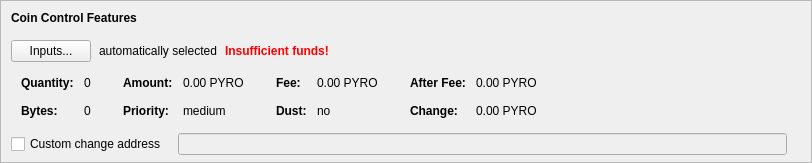
    <widget class="QFrame" name="frameCoinControl">
     <property name="sizePolicy">
      <sizepolicy hsizetype="Expanding" vsizetype="Expanding">
       <horstretch>0</horstretch>
       <verstretch>0</verstretch>
      </sizepolicy>
     </property>
     <property name="maximumSize">
      <size>
       <width>16777215</width>
       <height>16777215</height>
      </size>
     </property>
     <property name="frameShape">
      <enum>QFrame::StyledPanel</enum>
     </property>
     <property name="frameShadow">
      <enum>QFrame::Sunken</enum>
     </property>
     <layout class="QVBoxLayout" name="verticalLayoutCoinControl2">
      <property name="spacing">
       <number>0</number>
      </property>
      <property name="leftMargin">
       <number>0</number>
      </property>
      <property name="topMargin">
       <number>0</number>
      </property>
      <property name="rightMargin">
       <number>0</number>
      </property>
      <property name="bottomMargin">
       <number>6</number>
      </property>
      <item>
       <layout class="QVBoxLayout" name="verticalLayoutCoinControl" stretch="0,0,0,0,1">
        <property name="spacing">
         <number>0</number>
        </property>
        <property name="leftMargin">
         <number>10</number>
        </property>
        <property name="topMargin">
         <number>10</number>
        </property>
        <item>
         <layout class="QHBoxLayout" name="horizontalLayoutCoinControl1">
          <property name="bottomMargin">
           <number>15</number>
          </property>
          <item>
           <widget class="QLabel" name="labelCoinControlFeatures">
            <property name="sizePolicy">
             <sizepolicy hsizetype="Preferred" vsizetype="Maximum">
              <horstretch>0</horstretch>
              <verstretch>0</verstretch>
             </sizepolicy>
            </property>
            <property name="font">
             <font>
              <weight>75</weight>
              <bold>true</bold>
             </font>
            </property>
            <property name="styleSheet">
             <string notr="true">font-weight:bold;</string>
            </property>
            <property name="text">
             <string>Coin Control Features</string>
            </property>
           </widget>
          </item>
         </layout>
        </item>
        <item>
         <layout class="QHBoxLayout" name="horizontalLayoutCoinControl2" stretch="0,0,0,0">
          <property name="spacing">
           <number>8</number>
          </property>
          <property name="bottomMargin">
           <number>10</number>
          </property>
          <item>
           <widget class="QPushButton" name="pushButtonCoinControl">
            <property name="styleSheet">
             <string notr="true"/>
            </property>
            <property name="text">
             <string>Inputs...</string>
            </property>
            <property name="autoDefault">
             <bool>false</bool>
            </property>
           </widget>
          </item>
          <item>
           <widget class="QLabel" name="labelCoinControlAutomaticallySelected">
            <property name="text">
             <string>automatically selected</string>
            </property>
            <property name="margin">
             <number>5</number>
            </property>
           </widget>
          </item>
          <item>
           <widget class="QLabel" name="labelCoinControlInsuffFunds">
            <property name="font">
             <font>
              <weight>75</weight>
              <bold>true</bold>
             </font>
            </property>
            <property name="styleSheet">
             <string notr="true">color:red;font-weight:bold;</string>
            </property>
            <property name="text">
             <string>Insufficient funds!</string>
            </property>
            <property name="margin">
             <number>5</number>
            </property>
           </widget>
          </item>
          <item>
           <spacer name="horizontalSpacerCoinControl">
            <property name="orientation">
             <enum>Qt::Horizontal</enum>
            </property>
            <property name="sizeHint" stdset="0">
             <size>
              <width>40</width>
              <height>1</height>
             </size>
            </property>
           </spacer>
          </item>
         </layout>
        </item>
        <item>
         <widget class="QWidget" name="widgetCoinControl" native="true">
          <property name="sizePolicy">
           <sizepolicy hsizetype="Preferred" vsizetype="Preferred">
            <horstretch>0</horstretch>
            <verstretch>0</verstretch>
           </sizepolicy>
          </property>
          <property name="minimumSize">
           <size>
            <width>0</width>
            <height>0</height>
           </size>
          </property>
          <property name="styleSheet">
           <string notr="true"/>
          </property>
          <layout class="QHBoxLayout" name="horizontalLayoutCoinControl5">
           <property name="leftMargin">
            <number>0</number>
           </property>
           <property name="topMargin">
            <number>0</number>
           </property>
           <property name="rightMargin">
            <number>0</number>
           </property>
           <property name="bottomMargin">
            <number>0</number>
           </property>
           <item>
            <layout class="QHBoxLayout" name="horizontalLayoutCoinControl3" stretch="0,0,0,1">
             <property name="spacing">
              <number>20</number>
             </property>
             <property name="topMargin">
              <number>0</number>
             </property>
             <property name="bottomMargin">
              <number>10</number>
             </property>
             <item>
              <layout class="QFormLayout" name="formLayoutCoinControl1">
               <property name="horizontalSpacing">
                <number>10</number>
               </property>
               <property name="verticalSpacing">
                <number>14</number>
               </property>
               <property name="leftMargin">
                <number>10</number>
               </property>
               <property name="topMargin">
                <number>4</number>
               </property>
               <property name="rightMargin">
                <number>6</number>
               </property>
               <item row="0" column="0">
                <widget class="QLabel" name="labelCoinControlQuantityText">
                 <property name="font">
                  <font>
                   <weight>75</weight>
                   <bold>true</bold>
                  </font>
                 </property>
                 <property name="text">
                  <string>Quantity:</string>
                 </property>
                 <property name="margin">
                  <number>0</number>
                 </property>
                </widget>
               </item>
               <item row="0" column="1">
                <widget class="QLabel" name="labelCoinControlQuantity">
                 <property name="cursor">
                  <cursorShape>IBeamCursor</cursorShape>
                 </property>
                 <property name="contextMenuPolicy">
                  <enum>Qt::ActionsContextMenu</enum>
                 </property>
                 <property name="text">
                  <string notr="true">0</string>
                 </property>
                 <property name="margin">
                  <number>0</number>
                 </property>
                 <property name="textInteractionFlags">
                  <set>Qt::LinksAccessibleByMouse|Qt::TextSelectableByKeyboard|Qt::TextSelectableByMouse</set>
                 </property>
                </widget>
               </item>
               <item row="1" column="0">
                <widget class="QLabel" name="labelCoinControlBytesText">
                 <property name="font">
                  <font>
                   <weight>75</weight>
                   <bold>true</bold>
                  </font>
                 </property>
                 <property name="text">
                  <string>Bytes:</string>
                 </property>
                </widget>
               </item>
               <item row="1" column="1">
                <widget class="QLabel" name="labelCoinControlBytes">
                 <property name="cursor">
                  <cursorShape>IBeamCursor</cursorShape>
                 </property>
                 <property name="contextMenuPolicy">
                  <enum>Qt::ActionsContextMenu</enum>
                 </property>
                 <property name="text">
                  <string notr="true">0</string>
                 </property>
                 <property name="textInteractionFlags">
                  <set>Qt::LinksAccessibleByMouse|Qt::TextSelectableByKeyboard|Qt::TextSelectableByMouse</set>
                 </property>
                </widget>
               </item>
              </layout>
             </item>
             <item>
              <layout class="QFormLayout" name="formLayoutCoinControl2">
               <property name="horizontalSpacing">
                <number>10</number>
               </property>
               <property name="verticalSpacing">
                <number>14</number>
               </property>
               <property name="leftMargin">
                <number>6</number>
               </property>
               <property name="topMargin">
                <number>4</number>
               </property>
               <property name="rightMargin">
                <number>6</number>
               </property>
               <item row="0" column="0">
                <widget class="QLabel" name="labelCoinControlAmountText">
                 <property name="font">
                  <font>
                   <weight>75</weight>
                   <bold>true</bold>
                  </font>
                 </property>
                 <property name="text">
                  <string>Amount:</string>
                 </property>
                 <property name="margin">
                  <number>0</number>
                 </property>
                </widget>
               </item>
               <item row="0" column="1">
                <widget class="QLabel" name="labelCoinControlAmount">
                 <property name="cursor">
                  <cursorShape>IBeamCursor</cursorShape>
                 </property>
                 <property name="contextMenuPolicy">
                  <enum>Qt::ActionsContextMenu</enum>
                 </property>
                 <property name="text">
                  <string notr="true">0.00 PYRO</string>
                 </property>
                 <property name="textInteractionFlags">
                  <set>Qt::LinksAccessibleByMouse|Qt::TextSelectableByKeyboard|Qt::TextSelectableByMouse</set>
                 </property>
                </widget>
               </item>
               <item row="1" column="0">
                <widget class="QLabel" name="labelCoinControlPriorityText">
                 <property name="font">
                  <font>
                   <weight>75</weight>
                   <bold>true</bold>
                  </font>
                 </property>
                 <property name="text">
                  <string>Priority:</string>
                 </property>
                </widget>
               </item>
               <item row="1" column="1">
                <widget class="QLabel" name="labelCoinControlPriority">
                 <property name="cursor">
                  <cursorShape>IBeamCursor</cursorShape>
                 </property>
                 <property name="contextMenuPolicy">
                  <enum>Qt::ActionsContextMenu</enum>
                 </property>
                 <property name="text">
                  <string>medium</string>
                 </property>
                 <property name="textInteractionFlags">
                  <set>Qt::LinksAccessibleByMouse|Qt::TextSelectableByKeyboard|Qt::TextSelectableByMouse</set>
                 </property>
                </widget>
               </item>
              </layout>
             </item>
             <item>
              <layout class="QFormLayout" name="formLayoutCoinControl3">
               <property name="horizontalSpacing">
                <number>10</number>
               </property>
               <property name="verticalSpacing">
                <number>14</number>
               </property>
               <property name="leftMargin">
                <number>6</number>
               </property>
               <property name="topMargin">
                <number>4</number>
               </property>
               <property name="rightMargin">
                <number>6</number>
               </property>
               <item row="0" column="0">
                <widget class="QLabel" name="labelCoinControlFeeText">
                 <property name="font">
                  <font>
                   <weight>75</weight>
                   <bold>true</bold>
                  </font>
                 </property>
                 <property name="text">
                  <string>Fee:</string>
                 </property>
                 <property name="margin">
                  <number>0</number>
                 </property>
                </widget>
               </item>
               <item row="0" column="1">
                <widget class="QLabel" name="labelCoinControlFee">
                 <property name="cursor">
                  <cursorShape>IBeamCursor</cursorShape>
                 </property>
                 <property name="contextMenuPolicy">
                  <enum>Qt::ActionsContextMenu</enum>
                 </property>
                 <property name="text">
                  <string notr="true">0.00 PYRO</string>
                 </property>
                 <property name="textInteractionFlags">
                  <set>Qt::LinksAccessibleByMouse|Qt::TextSelectableByKeyboard|Qt::TextSelectableByMouse</set>
                 </property>
                </widget>
               </item>
               <item row="1" column="0">
                <widget class="QLabel" name="labelCoinControlLowOutputText">
                 <property name="font">
                  <font>
                   <weight>75</weight>
                   <bold>true</bold>
                  </font>
                 </property>
                 <property name="text">
                  <string>Dust:</string>
                 </property>
                </widget>
               </item>
               <item row="1" column="1">
                <widget class="QLabel" name="labelCoinControlLowOutput">
                 <property name="cursor">
                  <cursorShape>IBeamCursor</cursorShape>
                 </property>
                 <property name="contextMenuPolicy">
                  <enum>Qt::ActionsContextMenu</enum>
                 </property>
                 <property name="text">
                  <string>no</string>
                 </property>
                 <property name="textInteractionFlags">
                  <set>Qt::LinksAccessibleByMouse|Qt::TextSelectableByKeyboard|Qt::TextSelectableByMouse</set>
                 </property>
                </widget>
               </item>
              </layout>
             </item>
             <item>
              <layout class="QFormLayout" name="formLayoutCoinControl4">
               <property name="horizontalSpacing">
                <number>10</number>
               </property>
               <property name="verticalSpacing">
                <number>14</number>
               </property>
               <property name="leftMargin">
                <number>6</number>
               </property>
               <property name="topMargin">
                <number>4</number>
               </property>
               <property name="rightMargin">
                <number>6</number>
               </property>
               <item row="0" column="0">
                <widget class="QLabel" name="labelCoinControlAfterFeeText">
                 <property name="font">
                  <font>
                   <weight>75</weight>
                   <bold>true</bold>
                  </font>
                 </property>
                 <property name="text">
                  <string>After Fee:</string>
                 </property>
                 <property name="margin">
                  <number>0</number>
                 </property>
                </widget>
               </item>
               <item row="0" column="1">
                <widget class="QLabel" name="labelCoinControlAfterFee">
                 <property name="cursor">
                  <cursorShape>IBeamCursor</cursorShape>
                 </property>
                 <property name="contextMenuPolicy">
                  <enum>Qt::ActionsContextMenu</enum>
                 </property>
                 <property name="text">
                  <string notr="true">0.00 PYRO</string>
                 </property>
                 <property name="textInteractionFlags">
                  <set>Qt::LinksAccessibleByMouse|Qt::TextSelectableByKeyboard|Qt::TextSelectableByMouse</set>
                 </property>
                </widget>
               </item>
               <item row="1" column="0">
                <widget class="QLabel" name="labelCoinControlChangeText">
                 <property name="font">
                  <font>
                   <weight>75</weight>
                   <bold>true</bold>
                  </font>
                 </property>
                 <property name="text">
                  <string>Change:</string>
                 </property>
                </widget>
               </item>
               <item row="1" column="1">
                <widget class="QLabel" name="labelCoinControlChange">
                 <property name="cursor">
                  <cursorShape>IBeamCursor</cursorShape>
                 </property>
                 <property name="contextMenuPolicy">
                  <enum>Qt::ActionsContextMenu</enum>
                 </property>
                 <property name="text">
                  <string notr="true">0.00 PYRO</string>
                 </property>
                 <property name="textInteractionFlags">
                  <set>Qt::LinksAccessibleByMouse|Qt::TextSelectableByKeyboard|Qt::TextSelectableByMouse</set>
                 </property>
                </widget>
               </item>
              </layout>
             </item>
            </layout>
           </item>
          </layout>
         </widget>
        </item>
        <item>
         <layout class="QHBoxLayout" name="horizontalLayoutCoinControl4" stretch="0,0,0">
          <property name="spacing">
           <number>12</number>
          </property>
          <property name="sizeConstraint">
           <enum>QLayout::SetDefaultConstraint</enum>
          </property>
          <property name="topMargin">
           <number>5</number>
          </property>
          <property name="rightMargin">
           <number>5</number>
          </property>
          <item>
           <widget class="QCheckBox" name="checkBoxCoinControlChange">
            <property name="toolTip">
             <string>If this is activated, but the change address is empty or invalid, change will be sent to a newly generated address.</string>
            </property>
            <property name="text">
             <string>Custom change address</string>
            </property>
           </widget>
          </item>
          <item>
           <widget class="QValidatedLineEdit" name="lineEditCoinControlChange">
            <property name="enabled">
             <bool>false</bool>
            </property>
            <property name="sizePolicy">
             <sizepolicy hsizetype="Expanding" vsizetype="Fixed">
              <horstretch>0</horstretch>
              <verstretch>0</verstretch>
             </sizepolicy>
            </property>
           </widget>
          </item>
          <item>
           <widget class="QLabel" name="labelCoinControlChangeLabel">
            <property name="sizePolicy">
             <sizepolicy hsizetype="Preferred" vsizetype="Expanding">
              <horstretch>0</horstretch>
              <verstretch>0</verstretch>
             </sizepolicy>
            </property>
            <property name="minimumSize">
             <size>
              <width>0</width>
              <height>0</height>
             </size>
            </property>
            <property name="text">
             <string/>
            </property>
            <property name="margin">
             <number>3</number>
            </property>
           </widget>
          </item>
         </layout>
        </item>
        <item>
         <spacer name="verticalSpacerCoinControl">
          <property name="orientation">
           <enum>Qt::Vertical</enum>
          </property>
          <property name="sizeHint" stdset="0">
           <size>
            <width>800</width>
            <height>1</height>
           </size>
          </property>
         </spacer>
        </item>
       </layout>
      </item>
     </layout>
    </widget>
